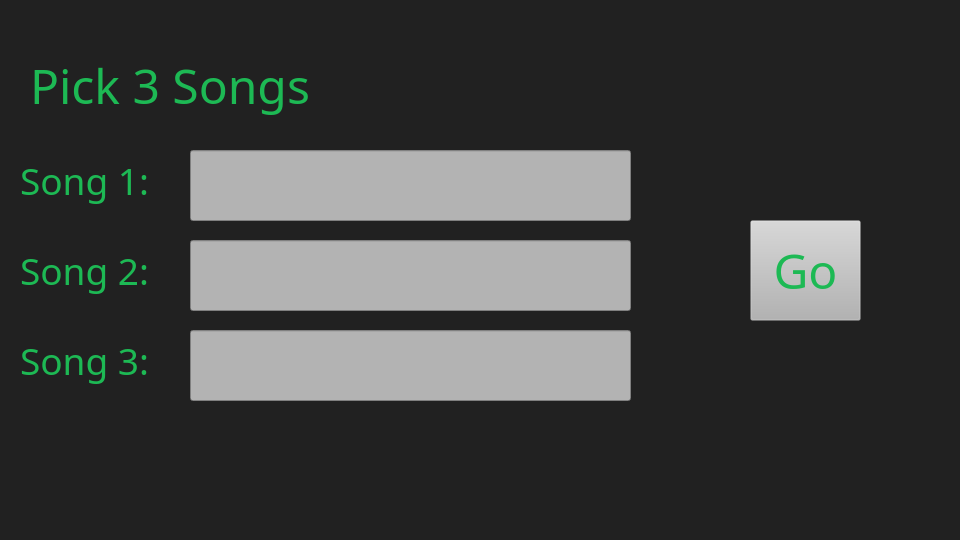
<?xml version="1.0" encoding="UTF-8"?>
<ui version="4.0">
 <class>MainWindow</class>
 <widget class="QMainWindow" name="MainWindow">
  <property name="geometry">
   <rect>
    <x>0</x>
    <y>0</y>
    <width>960</width>
    <height>540</height>
   </rect>
  </property>
  <property name="windowTitle">
   <string>MainWindow</string>
  </property>
  <property name="styleSheet">
   <string notr="true">background-color: rgb(33, 33, 33);</string>
  </property>
  <widget class="QWidget" name="centralwidget">
   <widget class="QPushButton" name="goButton">
    <property name="geometry">
     <rect>
      <x>750</x>
      <y>220</y>
      <width>111</width>
      <height>101</height>
     </rect>
    </property>
    <property name="font">
     <font>
      <family>Corbel</family>
      <pointsize>36</pointsize>
     </font>
    </property>
    <property name="styleSheet">
     <string notr="true">background-color: rgba(179, 179,179, 33);
color: rgb(29, 185, 84);</string>
    </property>
    <property name="text">
     <string>Go</string>
    </property>
   </widget>
   <widget class="QLabel" name="TextS1">
    <property name="geometry">
     <rect>
      <x>20</x>
      <y>150</y>
      <width>151</width>
      <height>61</height>
     </rect>
    </property>
    <property name="font">
     <font>
      <family>Corbel</family>
      <pointsize>28</pointsize>
      <bold>false</bold>
     </font>
    </property>
    <property name="styleSheet">
     <string notr="true">color: rgb(29, 185, 84);
background-color: rgba(255, 255, 255, 0);</string>
    </property>
    <property name="text">
     <string>Song 1:</string>
    </property>
   </widget>
   <widget class="QLineEdit" name="song3">
    <property name="geometry">
     <rect>
      <x>190</x>
      <y>330</y>
      <width>441</width>
      <height>71</height>
     </rect>
    </property>
    <property name="font">
     <font>
      <family>Comfortaa</family>
      <pointsize>28</pointsize>
     </font>
    </property>
    <property name="styleSheet">
     <string notr="true">background-color: rgb(179, 179, 179);</string>
    </property>
   </widget>
   <widget class="QLineEdit" name="song2">
    <property name="geometry">
     <rect>
      <x>190</x>
      <y>240</y>
      <width>441</width>
      <height>71</height>
     </rect>
    </property>
    <property name="font">
     <font>
      <family>Comfortaa</family>
      <pointsize>28</pointsize>
     </font>
    </property>
    <property name="styleSheet">
     <string notr="true">background-color: rgb(179, 179, 179);</string>
    </property>
   </widget>
   <widget class="QLabel" name="mainLable">
    <property name="geometry">
     <rect>
      <x>30</x>
      <y>50</y>
      <width>331</width>
      <height>71</height>
     </rect>
    </property>
    <property name="font">
     <font>
      <family>Corbel</family>
      <pointsize>36</pointsize>
      <bold>false</bold>
     </font>
    </property>
    <property name="styleSheet">
     <string notr="true">color: rgb(29, 185, 84);
background-color: rgba(255, 255, 255, 0);</string>
    </property>
    <property name="text">
     <string>Pick 3 Songs</string>
    </property>
   </widget>
   <widget class="QLabel" name="TextS3">
    <property name="geometry">
     <rect>
      <x>20</x>
      <y>330</y>
      <width>151</width>
      <height>61</height>
     </rect>
    </property>
    <property name="font">
     <font>
      <family>Corbel</family>
      <pointsize>28</pointsize>
      <bold>false</bold>
     </font>
    </property>
    <property name="styleSheet">
     <string notr="true">color: rgb(29, 185, 84);
background-color: rgba(255, 255, 255, 0);</string>
    </property>
    <property name="frameShadow">
     <enum>QFrame::Plain</enum>
    </property>
    <property name="text">
     <string>Song 3:</string>
    </property>
   </widget>
   <widget class="QLineEdit" name="song1">
    <property name="geometry">
     <rect>
      <x>190</x>
      <y>150</y>
      <width>441</width>
      <height>71</height>
     </rect>
    </property>
    <property name="font">
     <font>
      <family>Comfortaa</family>
      <pointsize>28</pointsize>
     </font>
    </property>
    <property name="styleSheet">
     <string notr="true">background-color: rgb(179, 179, 179);</string>
    </property>
   </widget>
   <widget class="QLabel" name="TextS2">
    <property name="geometry">
     <rect>
      <x>20</x>
      <y>240</y>
      <width>151</width>
      <height>61</height>
     </rect>
    </property>
    <property name="font">
     <font>
      <family>Corbel</family>
      <pointsize>28</pointsize>
      <bold>false</bold>
     </font>
    </property>
    <property name="styleSheet">
     <string notr="true">color: rgb(29, 185, 84);
background-color: rgba(255, 255, 255, 0);</string>
    </property>
    <property name="text">
     <string>Song 2:</string>
    </property>
   </widget>
  </widget>
  <widget class="QMenuBar" name="menubar">
   <property name="geometry">
    <rect>
     <x>0</x>
     <y>0</y>
     <width>960</width>
     <height>21</height>
    </rect>
   </property>
  </widget>
  <widget class="QStatusBar" name="statusbar"/>
 </widget>
 <resources/>
 <connections/>
</ui>
